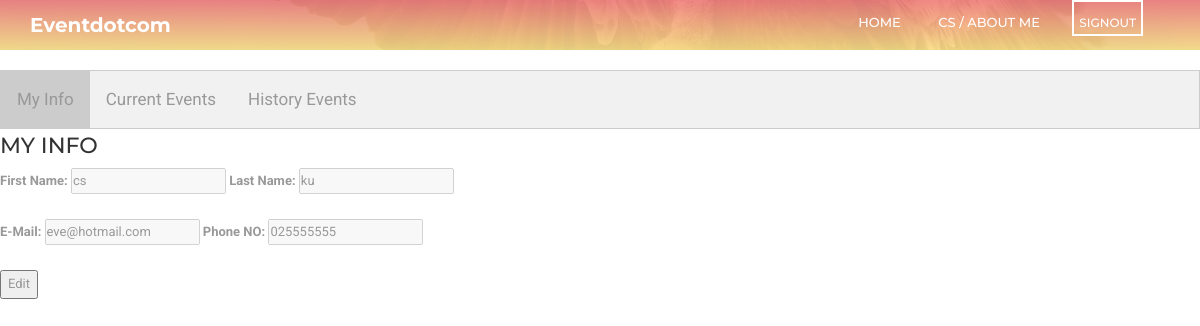
Before: /mydetail.php (signed in) with the older database file.
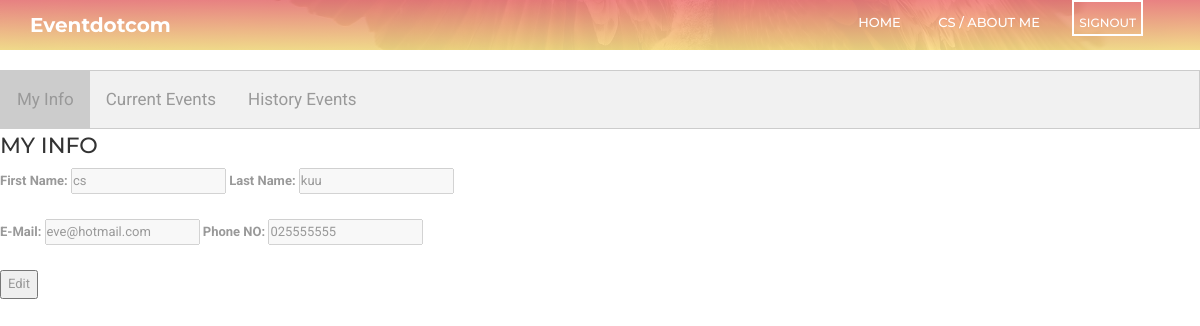
After: the same page with the newer database file.
### tables this page shows
CREATE TABLE `users` (
  `userid` int(11) NOT NULL,
  `type` varchar(10) DEFAULT NULL,
  `fname` varchar(50) DEFAULT NULL,
  `lname` varchar(50) DEFAULT NULL,
  `address` varchar(200) DEFAULT NULL,
  `phoneno` varchar(15) DEFAULT NULL,
  `email` varchar(50) DEFAULT NULL,
  `pwd` varchar(1000) DEFAULT NULL,
  `uname` varchar(20) DEFAULT NULL,
  `ustatus` tinyint(1) DEFAULT NULL,
  `confirmcode` int(11) DEFAULT NULL,
  `gender` varchar(6) DEFAULT NULL,
  `birthday` date DEFAULT NULL
);

### DBconnect.php (called while the page is built, shortened)
<?php
	 class DBconnect
	 {
	 	var $connection;
	 	function __construct($dbname, $user, $pwd)
	 	{
			$this->connection = new PDO(
			   'mysql:host=localhost:3306;dbname='. $dbname.';charset=utf8mb4',
			   $user,
			   $pwd);
	 	}
	 	function select($selected, $table, $clause){
	 		$count = 0;
	 		$result= [];
			foreach($this->connection->query("SELECT ". $selected ." FROM " .$table. " " .$clause) as $row) {
		    	$result[$count]= $row;
		    	$count+=1;
			}
			return $result;
	 	}
	 }
 ?>

### mydetail.php (the view, shortened to what this page needs)
<!DOCTYPE html>
<html>
<head>
</head>
<body>
	<?php
		include 'header.php';
		$myinfo = [0];
		if (checkSession()){
			$user = $_SESSION['uid'];
			$myinfo = $connection->select('*', 'users', 'WHERE users.userid='.'"'.$user.'"');
		}
		else{
			$status = "NO";
		}
	?>
	<div id="myevent" class="tab">
	  	<button class="tablinks active" onclick="openTab(event, 'info')">My Info</button>
	  	<button class="tablinks" onclick="openTab(event, 'current')">Current Events</button>
	  	<button class="tablinks" onclick="openTab(event, 'history')" >History Events</button>
	</div>
	<div id="info" class="tabcontent">
		<h3>MY INFO</h3>
		<form id="infoform" method="post" action="">
			<div>
				<label>First Name: </label>
				<input disabled="disabled" name="fname" type="text" value='<?php echo $myinfo[0]['fname']; ?>' placeholder='<?php echo $myinfo[0]['fname']; ?>'>
				<label>Last Name: </label>
				<input disabled="disabled" name="lname" type="text" value='<?php echo $myinfo[0]['lname']; ?>' placeholder='<?php echo $myinfo[0]['lname']; ?>'>
			</div>
			<br>
			<div>
				<label>E-Mail: </label>
				<input disabled="disabled" name="email" type="text" value='<?php echo $myinfo[0]['email']; ?>' placeholder='<?php echo $myinfo[0]['email']; ?>'>
				<label>Phone NO: </label>
				<input disabled="disabled" name="phoneno" type="text" value='<?php echo $myinfo[0]['phoneno']; ?>' placeholder='<?php echo $myinfo[0]['phoneno']; ?>'>
			</div>
			<br>
		</form>
		<button id='edit'>Edit</button>
	</div>
</body>
</html>

### header.php (shortened to what this page needs)
<?php
	include 'DBconnect.php';
	$connection = new DBconnect('eventdotcom','root','');
	$user_type = 'guest';
	$me = "";
	if(checkSession()){
		$user = $_SESSION['uid'];
		$me = $connection->select('*', 'users', 'WHERE users.userid='.'"'.$user.'"');
		$user_type = $me[0]["type"];
	}else{
		$user_type = 'guest';
	}
	function userLogin($user_type){
		global $me;
		$outputUserLogin = '';
		if($user_type === 'guest'){
			$outputUserLogin .= '
				<li><a href="">Guest</a></li>
				<a href="login.php" class="nino-btn" name="submit">Signin</a>
			';
		}
		else if($user_type === 'admin'){
			$outputUserLogin .= '
				<a href="mydetail.php">';
			$outputUserLogin .= $me[0]['fname'] . " / About me";
			$outputUserLogin .= '
				</a>
			';
			$outputUserLogin .= '<a href="logout.php" class="nino-btn">SignOut</a>';
		}
		return $outputUserLogin;
	}
?>
<!DOCTYPE html>
<html lang="en">
<head>
	<link rel="stylesheet" type="text/css" href="css/bootstrap.min.css" />
	<link rel="stylesheet" type="text/css" href="css/materialdesignicons.min.css" />
	<link rel="stylesheet" type="text/css" href="css/jquery.mCustomScrollbar.min.css" />
	<link rel="stylesheet" type="text/css" href="css/prettyPhoto.css" />
	<link rel="stylesheet" type="text/css" href="css/unslider.css" />
	<link rel="stylesheet" type="text/css" href="css/template.css" />
</head>
<body data-target="#nino-navbar" data-spy="scroll">
	<header id="nino-header">
		<div id="nino-headerInner">
			<nav id="nino-navbar" class="navbar navbar-default" role="navigation">
				<div class="container">
					<div class="navbar-header">
						<a href="index.php" class="navbar-brand">Eventdotcom</a>
					</div>
					<div class="nino-menuItem pull-right">
						<div class="collapse navbar-collapse pull-left" id="nino-navbar-collapse">
							<ul class="nav navbar-nav">
								<a href="index.php">Home <span class="sr-only">(current)</span></a>
								<?php echo userLogin($user_type)?>
							</ul>
                        </div>
					</div>
				</div>
			</nav>
		</div>
	</header>
</body>
</html>

Changed rows visible on the page:
changed users "CS / ABOUT ME": lname "ku" → "kuu"
